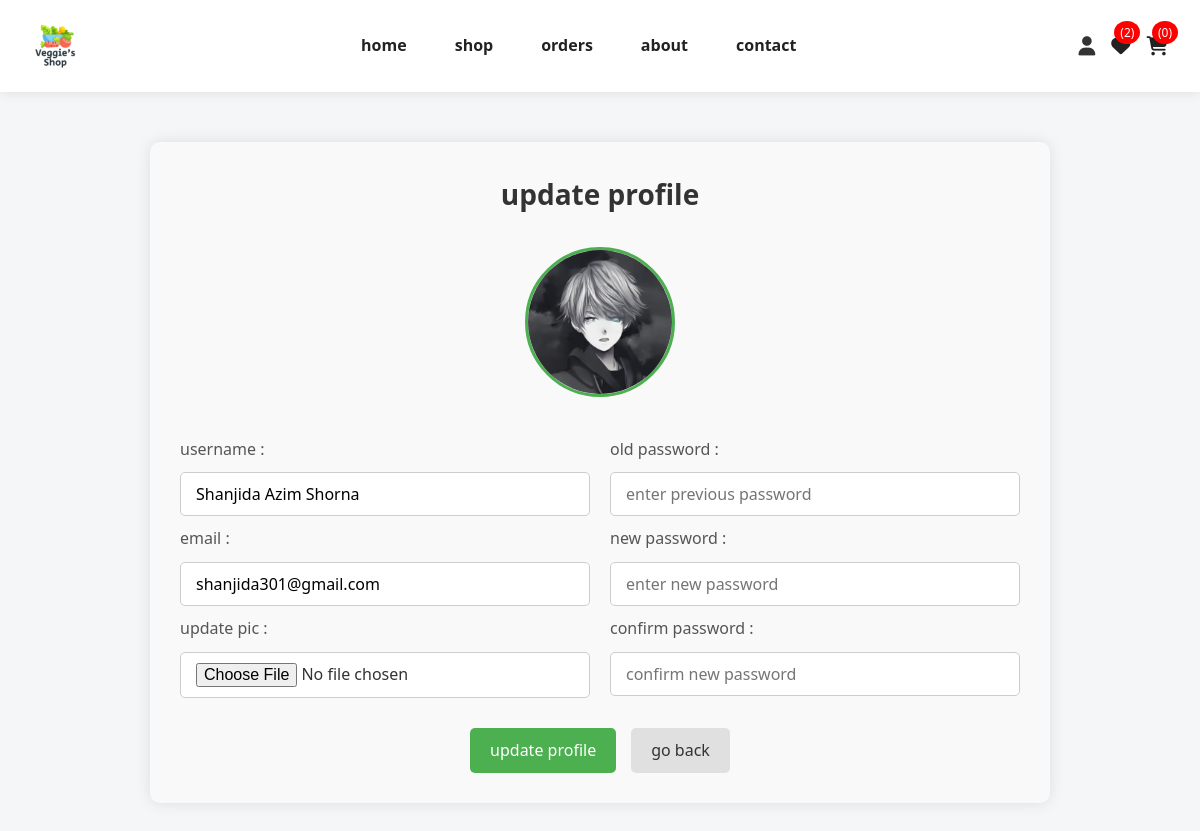
The page /user_update_profile.php (signed in) on the database its author committed.
### tables this page shows
CREATE TABLE `users` (
  `id` int(11) NOT NULL,
  `name` varchar(100) NOT NULL,
  `email` varchar(100) NOT NULL,
  `password` varchar(255) NOT NULL,
  `user_type` enum('user','admin','seller') DEFAULT 'user',
  `profile_picture` varchar(255) DEFAULT 'default.jpg',
  `created_at` timestamp NOT NULL DEFAULT current_timestamp()
);

### user_update_profile.php (the view, shortened to what this page needs)
<?php
@include 'config.php';
?>
<!DOCTYPE html>
<html lang="en">
<head>
   <link rel="stylesheet" href="https://cdnjs.cloudflare.com/ajax/libs/font-awesome/6.1.1/css/all.min.css">
   <link rel="stylesheet" href="css/home.css">
   <link rel="stylesheet" href="css/user_profile_update.css">
</head>
<body>
<?php include 'header.php'; ?>
<section class="update-profile">
   <h1 class="title">update profile</h1>
   <form action="" method="POST" enctype="multipart/form-data">
      <img src="uploaded_img/<?= $fetch_profile['profile_picture']; ?>" alt="">
      <div class="flex">
         <div class="inputBox">
            <span>username :</span>
            <input type="text" name="name" value="<?= $fetch_profile['name']; ?>" placeholder="update username" required class="box">
            <span>email :</span>
            <input type="email" name="email" value="<?= $fetch_profile['email']; ?>" placeholder="update email" required class="box">
            <span>update pic :</span>
            <input type="file" name="image" accept="image/jpg, image/jpeg, image/png" class="box">
         </div>
         <div class="inputBox">
            <span>old password :</span>
            <input type="password" name="update_pass" placeholder="enter previous password" class="box">
            <span>new password :</span>
            <input type="password" name="new_pass" placeholder="enter new password" class="box">
            <span>confirm password :</span>
            <input type="password" name="confirm_pass" placeholder="confirm new password" class="box">
         </div>
      </div>
      <div class="flex-btn">
         <input type="submit" class="btn" value="update profile" name="update_profile">
         <a href="home.php" class="option-btn">go back</a>
      </div>
   </form>
</section>
</body>
</html>

### css/home.css (style rules this page uses)
* { margin: 0; padding: 0; box-sizing: border-box; font-family: 'Segoe UI', sans-serif; }
body { background-color: #f4f6f8; color: #333; line-height: 1.6; }
a { text-decoration: none; color: inherit; }
img { max-width: 100%; display: block; }

### css/user_profile_update.css (style rules this page uses)
.update-profile { max-width: 900px; margin: 50px auto; padding: 30px; background-color: #f9f9f9; box-shadow: 0 0 15px rgba(0, 0, 0, 0.1); border-radius: 10px; }
.update-profile h1.title { text-align: center; font-size: 28px; margin-bottom: 30px; color: #333; }
.update-profile form { display: flex; flex-direction: column; gap: 20px; }
.update-profile form img { display: block; width: 150px; height: 150px; object-fit: cover; border-radius: 50%; margin: 0 auto 20px; border: 3px solid #4CAF50; }
.update-profile .flex { display: flex; flex-wrap: wrap; gap: 20px; }
.update-profile .inputBox { flex: 1 1 45%; display: flex; flex-direction: column; gap: 10px; }
.update-profile .inputBox span { font-size: 16px; color: #555; font-weight: 500; }
.update-profile .inputBox .box { padding: 10px 15px; border: 1px solid #ccc; border-radius: 5px; font-size: 16px; background-color: #fff; transition: 0.3s ease; }
.update-profile .flex-btn { display: flex; justify-content: center; gap: 15px; margin-top: 10px; }
.update-profile .btn, .update-profile .option-btn { padding: 10px 20px; font-size: 16px; border: none; cursor: pointer; border-radius: 5px; transition: 0.3s ease; text-decoration: none; text-align: center; }
.update-profile .btn { background-color: #4CAF50; color: white; }
.update-profile .option-btn { background-color: #e0e0e0; color: #333; }

### rows shown on the page
users: profile_picture (picture), name "Shanjida Azim Shorna", email "shanjida301@gmail.com"

### other values the page prints
$count_wishlist_items->rowCount() "2"
$count_cart_items->rowCount() "0"
